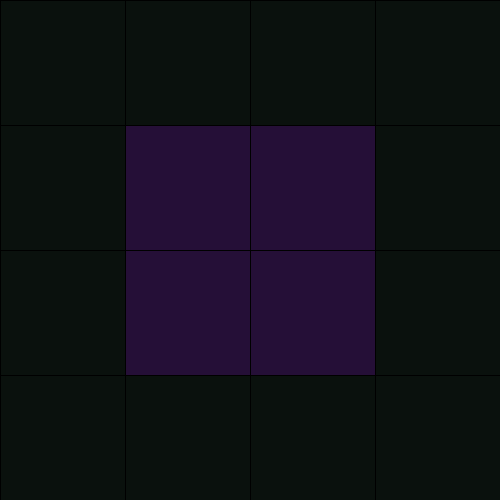
Frame 1 (no input)
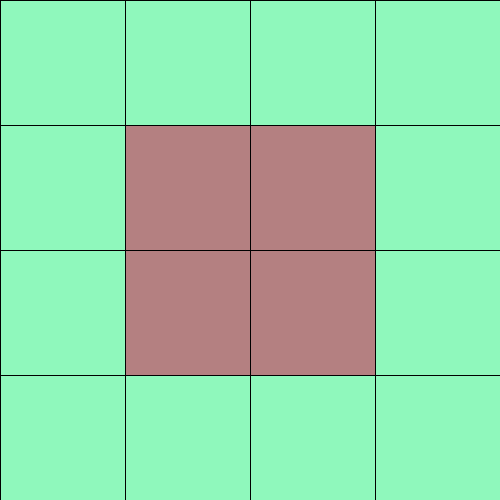
Frame 60 (the mouse pressed at the canvas centre just before this capture)
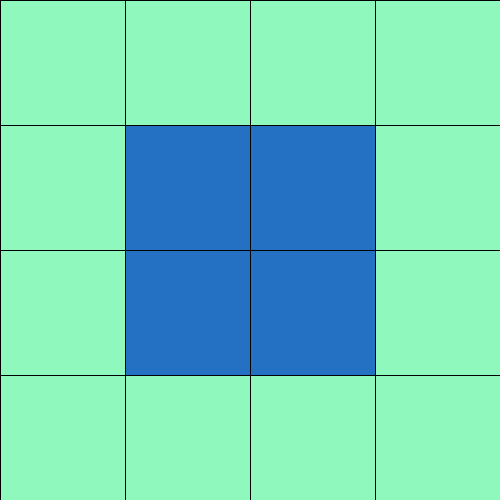
Frame 120 (the mouse held since frame 60 and released just before this capture)

The Processing sketch that drew these frames (run headless with seeded random() and noise(); from frame 60 on, the mouse is pressed at the canvas centre):

// Processing sketch: processing_185317
// ── processing_185317.pde


void setup() {  
  size(500, 500);
  background(0);
  }
  
void draw() {
  float x = width/4;
  float y = height/4;
  fill(150, 250, 200, 17);
  rect(0, 0, x, y);
  rect(0, x, x, y);
  rect(0, 2*x, x, y);
  rect(0, 3*x, x, y);
  rect(x, 0, x, y);
  rect(2*x, 0, x, y);
  rect(3*x, 0, x, y);
  rect(3*x, 3*x, x, y);
  rect(3*x, 2*x, x, y);
  rect(3*x, x, x, y);
  rect(2*x, 3*x, x, y);
  rect(x, 3*x, x, y);
   
  fill(random(250), random(250), random(250), random(250));
  rect(x, x, x, y);
  rect(x, 2*x, x, y);
  rect(2*x, x, x, y);
  rect(2*x, 2*x, x, y);
  
  
  }

  
  
  
